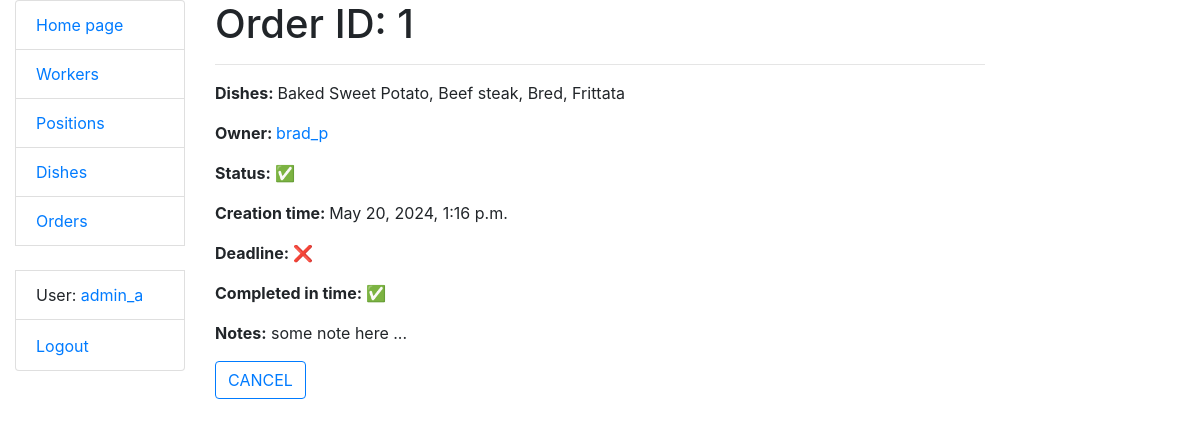
/orders/1/ (signed in), run on the app's committed database.
### kitchen/models.py (models this page shows, shortened)
class Worker(AbstractUser):
    position = models.ForeignKey("Position", on_delete=models.CASCADE,
                                 null=True, blank=True, related_name="workers")
    class Meta:
        verbose_name = "worker"
        verbose_name_plural = "workers"
    def __str__(self):
        return self.username
    def get_absolute_url(self):
        return reverse("kitchen:worker-detail", kwargs={"pk": self.pk})

class Order(models.Model):
    dishes = models.ManyToManyField(Dish, related_name="orders")
    note = models.TextField(null=True, blank=True)
    worker = models.ForeignKey(settings.AUTH_USER_MODEL, on_delete=models.CASCADE, related_name="orders")
    is_completed = models.BooleanField(default=False)
    is_completed_in_time = models.BooleanField(default=False)
    creation_time = models.DateTimeField(auto_now_add=True)
    deadline = models.IntegerField(default=60)
    @property
    def completion_time(self):
        completion_time = self.creation_time + timezone.timedelta(minutes=self.deadline)
        if completion_time <= timezone.now():
            return False
        return int((completion_time - timezone.now()).total_seconds() // 60)
    def get_dish_names(self):
        return ", ".join(dish.name for dish in self.dishes.all())

class Dish(models.Model):
    name = models.CharField(max_length=255, unique=True)
    price = models.DecimalField(max_digits=5, decimal_places=2)
    class Meta:
        ordering = ["name"]

### kitchen/views.py (the view)
# urls.py: path("orders/<int:pk>/", OrderDetailView.as_view(), name="order-detail"),
class OrderDetailView(LoginRequiredMixin, generic.DetailView):
    model = Order

### templates/kitchen/order_detail.html (shortened to what this page needs)
{% extends "base.html" %}
{% block content %}
  <h1>Order ID: {{ order.id }}</h1>
  <hr>
  <p><strong>Dishes: </strong>{{ order.get_dish_names }}</p>
  <p><strong>Owner: </strong>
    <a href="{{ order.worker.get_absolute_url }}">{{ order.worker }}</a>
  </p>
  <p><strong>Status: </strong>{% if order.is_completed %}✅{% else %}❌{% endif %}</p>
  <p><strong>Creation time: </strong>{{ order.creation_time }}</p>
  <p><strong>Deadline: </strong>
    {% if order.completion_time %}<b>{{ order.completion_time }}</b> min{% else %}❌{% endif %}
  </p>
  <p><strong>Completed in time: </strong>
    {% if order.is_completed_in_time %}✅{% else %}❌{% endif %}
  </p>
  <p><strong>Notes:</strong> {% if order.note %}{{ order.note }}{% else %}✖️{% endif %}</p>
  <a href="{% url "kitchen:order-list" %}" class="btn btn-outline-primary">CANCEL</a>
{% endblock %}

### templates/includes/sidebar.html (shortened to what this page needs)
<ul class="sidebar-nav list-group">
  <li class="list-group-item"><a href="{% url "kitchen:index" %}">Home page</a></li>
  <li class="list-group-item"><a href="{% url "kitchen:worker-list" %}">Workers</a></li>
  <li class="list-group-item"><a href="{% url "kitchen:position-list" %}">Positions</a></li>
  <li class="list-group-item"><a href="{% url "kitchen:dish-list" %}">Dishes</a></li>
  <li class="list-group-item"><a href="{% url "kitchen:order-list" %}">Orders</a></li>
  <br>
  {% if user.is_authenticated %}
    <li class="list-group-item">User: <a href="{{ user.get_absolute_url }}">{{ user.get_username }}</a></li>
    <li class="list-group-item">
      <form id="logout-form" action="{% url 'logout' %}" method="post" style="display: inline;">
        <button type="submit" class="btn btn-link" style="padding: 0; border: none; background: none;">Logout</button>
      </form>
    </li>
  {% else %}
    <li class="list-group-item"><a href="{% url 'login' %}?next={{ request.path }}">Login</a></li>
  {% endif %}
</ul>

### data on the page
Worker: get_username "admin_a"
Order: id "1", get_dish_names "Baked Sweet Potato, Beef steak, Bred, Frittata", worker "brad_p", creation_time "May 20, 2024, 1:16 p.m.", note "some note here ..."
